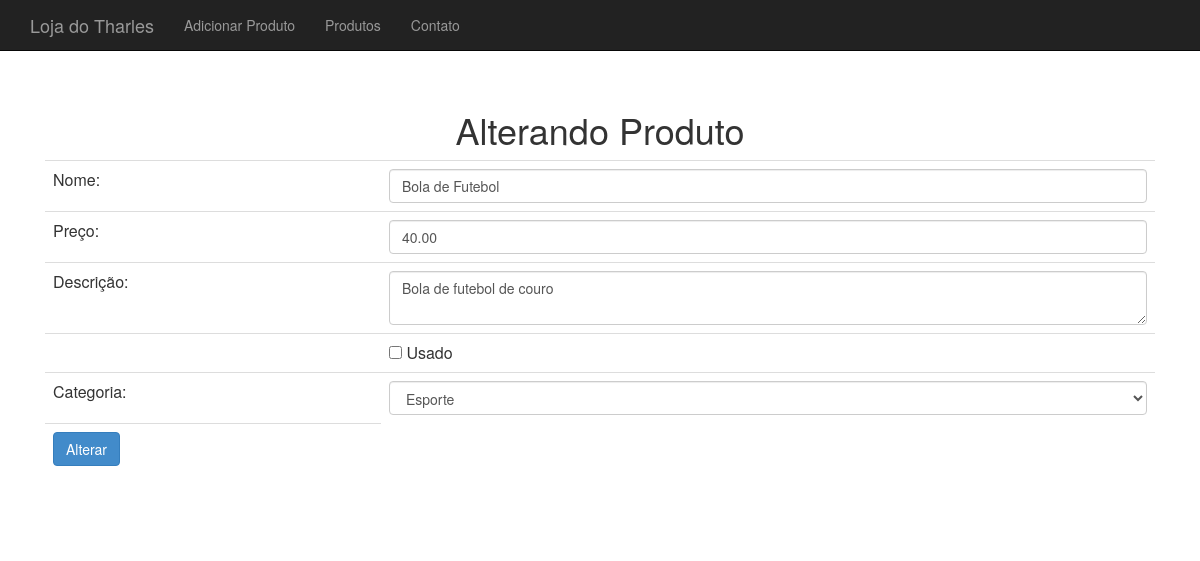
Screenshot of /produto-altera-formulario.php?id=10 with the database file from the repository.
### tables this page shows
CREATE TABLE `produtos` (
  `id` int(11) NOT NULL,
  `nome` varchar(255) DEFAULT NULL,
  `preco` decimal(10,2) DEFAULT NULL,
  `descricao` text,
  `categoria_id` int(11) DEFAULT NULL,
  `usado` tinyint(1) DEFAULT '0'
);

### banco-produto.php (called while the page is built, shortened)
<?php
function busca_produto($conexao, $id)
{
  $query = "SELECT * FROM produtos WHERE ID = {$id}";
  $resultado = mysqli_query($conexao, $query);
  return mysqli_fetch_assoc($resultado);
}

### banco-categoria.php (called while the page is built, shortened)
<?php
function lista_categorias($conexao) {
  $categorias = [];
  $query = "SELECT * FROM categorias";
  $resultado = mysqli_query($conexao, $query);
  while($categoria = mysqli_fetch_assoc($resultado)) {
    array_push($categorias, $categoria);
  }
  return $categorias;
}

### produto-formulario-base.php (the view)
<tr>
  <td>Nome:</td>
  <td><input class="form-control" type="text" id="nome" name="nome" value="<?= $produto['nome'] ?>"></td>
</tr>
<tr>
  <td>Preço:</td>
  <td><input class="form-control" type="number" id="preco" name="preco" value="<?= $produto['preco'] ?>"></td>
</tr>
<tr>
  <td>Descrição:</td>
  <td><textarea name="descricao" class="form-control"><?= $produto['descricao'] ?></textarea></td>
</tr>
<tr>
  <td></td>
  <td><input type="checkbox" name="usado" <?= $usado ?> value="true"> Usado</td>
</tr>
<tr>
  <td>Categoria:</td>
  <td>
    <select name="categoria_id" class="form-control">
      <?php foreach ($categorias as $categoria):
        $categoriaCorreta = $produto['categoria_id'] == $categoria[id];
        $selecao = $categoriaCorreta ? "selected='selected'" : "";
        ?>
        <option value="<?= $categoria['id'] ?> " <?= $selecao ?>>
          <?= $categoria['nome'] ?><br>
        </option>
      <?php endforeach; ?>
    </select>
  </td>
</tr>

### css/loja.css (style rules this page uses)
body { padding-top: 50px; }

### rows the page displays
produtos: nome "Bola de Futebol", preco "40.00", descricao "Bola de futebol de couro"

### other values shown
form field categoria_id "Esporte"
